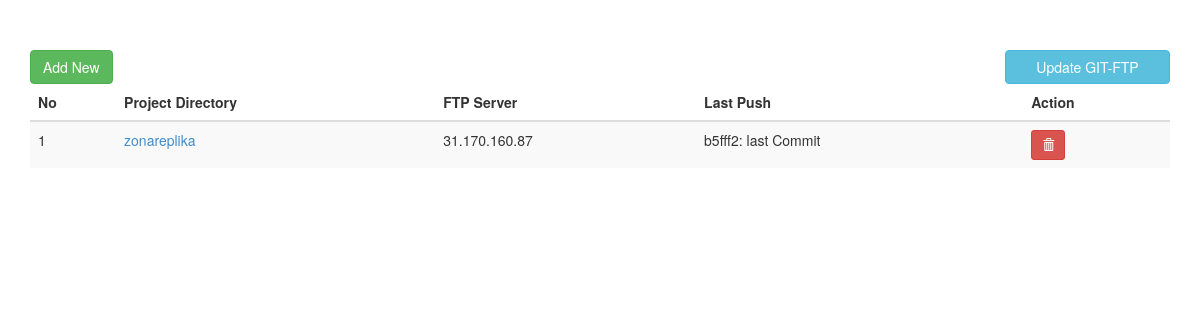
Before: / with the older database file.
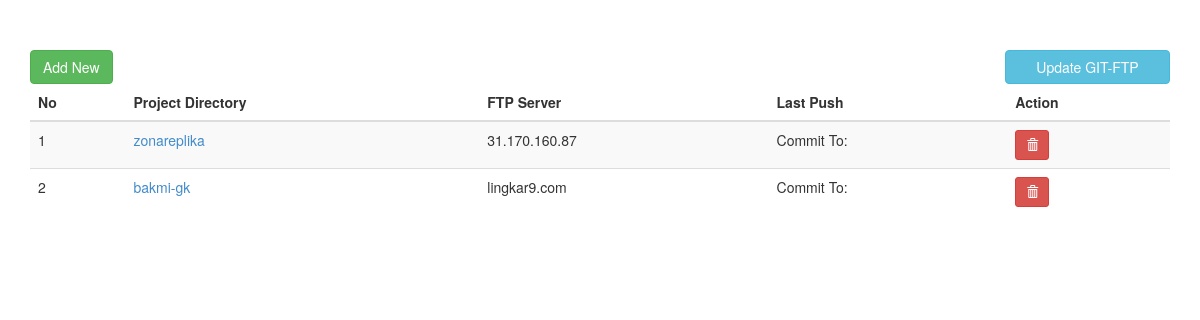
After: the same page with the newer database file.
### tables this page shows
CREATE TABLE IF NOT EXISTS `project` (
  `pj_id` int(11) NOT NULL AUTO_INCREMENT,
  `pj_dir` varchar(128) NOT NULL DEFAULT '0',
  `pj_ftp_server` varchar(128) NOT NULL DEFAULT '0',
  `pj_ftp_user` varchar(64) NOT NULL DEFAULT '0',
  `pj_ftp_pass` varchar(64) NOT NULL DEFAULT '0',
  `pj_ftp_dir` varchar(255) NOT NULL DEFAULT '0',
  `pj_last_push` text NOT NULL,
  PRIMARY KEY (`pj_id`)
);

### includes/dbpdo_class.inc.php (called while the page is built, shortened)
<?php
class DBPDO {
	var $_username = "";
	var $_password = "";
	var $_hostname = "";
	var $_database = "";
	var $_db     = "";
	var $_sth     = "";
	var $_clear_value = true;
	function __construct() {
		$this->_username = "root";
		$this->_password = "";
		$this->_hostname = "localhost";
		$this->_database = "gitFtp";
    }
	function _connect(){
		try {
			$this->_db = new PDO('mysql:host=' . $this->_hostname . ';dbname=' . $this->_database , $this->_username, $this->_password, array(PDO::MYSQL_ATTR_INIT_COMMAND =>  "SET NAMES utf8"));
			$this->_db->setAttribute(PDO::ATTR_ERRMODE, PDO::ERRMODE_EXCEPTION);
		}catch(PDOException $e){
			$error = explode("]",$e->getMessage());
			echo "[ERROR] : ".end($error);
			die;
		}
	}
	function query($sql){
		$sth = $this->_db->prepare($sql);
		$sth->execute();
		$this->_sth = $sth;
		return $this;
	}
	function row_array(){
		$sth = $this->_sth->fetch(PDO::FETCH_ASSOC);
		$sth = $this->clear_value($sth);
		return $sth;
	}
	function result_array(){
		$sth = $this->_sth->fetchAll(PDO::FETCH_ASSOC);
		$sth = $this->clear_value($sth);
		return $sth;
	}
	function clear_value($data){
		if($this->_clear_value == true){
			$data = $this->unstrip_array($data);
		}
		return $data;
	}
	function unstrip_array($array){
		return $array;
	}
}
?>

### includes/dbar_class.inc.php (called while the page is built, shortened)
<?php
include 'dbpdo_class.inc.php';
class DBAR extends DBPDO{
    var $_where = "";
    var $_fields = "*";
    var $_order_by = "";
	var $_group_by = "";
    var $_limit = "";
    var $_like = "";
    var $_table = "";
    var $_join = "";
    var $_sql = "";
    function _build_query($limit=false) {
        $this->_sql  = "SELECT " . $this->_fields . " FROM " . $this->_table;
        if($this->_where != '' OR $this->_like != '')
        	$where = " WHERE ";
		else
			$where = "";
        $this->_sql .= $this->_join;
		$this->_sql_all = $this->_sql;
		$this->_sql .= $where;
        $this->_sql .= $this->_where;
        $this->_sql .= $this->_like;
        $this->_sql .= $this->_order_by;
		$this->_sql .= $this->_group_by;
		$this->_sql_paging = $this->_sql;
		$this->_sql .= $this->_limit;
        $this->_where = "";
        $this->_fields = "*";
        $this->_order_by = "";
		$this->_group_by = "";
        $this->_limit = "";
        $this->_like = "";
        $this->_table = "";
        $this->_join = "";
        return $this;
    }
    function get($table = '', $where = '') {
        $sql = $this->_sql;
        $this->_sql = null;
        return $this->query($sql);
    }
    function from($table, $alias = '') {
        if($alias == '') {
            $this->_table = $table;
        } else {
            $this->_table = $table . " " . $alias;
        }
        return $this;
    }
    function limit($limit, $offset = '') {
        if($offset == '') {
            $this->_limit = " LIMIT " . $limit . " ";
        } else {
            $this->_limit = " LIMIT " . $offset . ", " . $limit . " ";
        }
        return $this;
    }
    function order_by($fields, $order = 'ASC') {
        $the_fields = '';
        if(is_array($fields)) {
            $field_array = array();
            foreach ($fields as $field) {
                $field_array[] = $field;
            }
            $the_fields = implode(', ', $field_array);
        } else {
            $the_fields = $fields;
        }
        $this->_order_by = " ORDER BY " . $the_fields . " " . mb_strtoupper($order, "utf-8") . " ";
        return $this;
    }
}

### index.php (the view, shortened to what this page needs)
<?php
require "includes/dbar_class.inc.php";
$db = new DBAR;
$data = $db->get("project")->result_array();
$new = $db->order_by("pj_id", "DESC")->limit(1)->get("project")->row_array();
$new_id = $new['pj_id'] + 1;
?>
<!DOCTYPE html>
<html>
<head>
	<link rel="stylesheet" href="assets/css/bootstrap.min.css">
	<link rel="stylesheet" href="assets/css/style.css">
</head>
<body>
<div class="container" style="padding-top:50px;">
	<div class="row">
		<div class="col-xs-10">
			<a href="project.php?id=<?php echo $new_id;?>" class="btn btn-success">Add New</a>
		</div>
		<div class="col-xs-2">
			<a href="javascript:;" id="update_git_ftp" class="btn btn-info btn-block">Update GIT-FTP</a>
		</div>
	</div>
	<div class="row">
		<div class="col-xs-12">
			<table class="table table-striped">
		      <thead>
		        <tr>
		          <th>No</th>
		          <th>Project Directory</th>
		          <th>FTP Server</th>
		          <th>Last Push</th>
		          <th>Action</th>
		        </tr>
		      </thead>
		      <tbody>
		      <?php
		      $no = 1;
		      foreach ($data as $key => $row) { ?>
		        <tr>
		          <td><?php echo $no;?></td>
		          <td><a href="project.php?id=<?php echo $row['pj_id'];?>"><?php echo $row['pj_dir'];?></a></td>
		          <td><?php echo $row['pj_ftp_server'];?></td>
		          <td><?php echo $row['pj_last_push'] ? $row['pj_last_push'] : "-";?></td>
		          <td><a href="action.php?delete=<?php echo $row['pj_id'];?>" onclick="return confirm('Are you sure?')" class="btn btn-danger btn-sm"><i class="glyphicon glyphicon-trash"></i></a></td>
		        </tr>
		      <?php $no++; } ?>
		      </tbody>
		    </table>
		</div>
	</div>
</div>
</body>
</html>

Changed rows visible on the page:
changed project "zonareplika": pj_last_push "b5fff2: last Commit" → "Commit To:"
added project: pj_dir "bakmi-gk", pj_ftp_server "lingkar9.com", pj_last_push "Commit To:"
